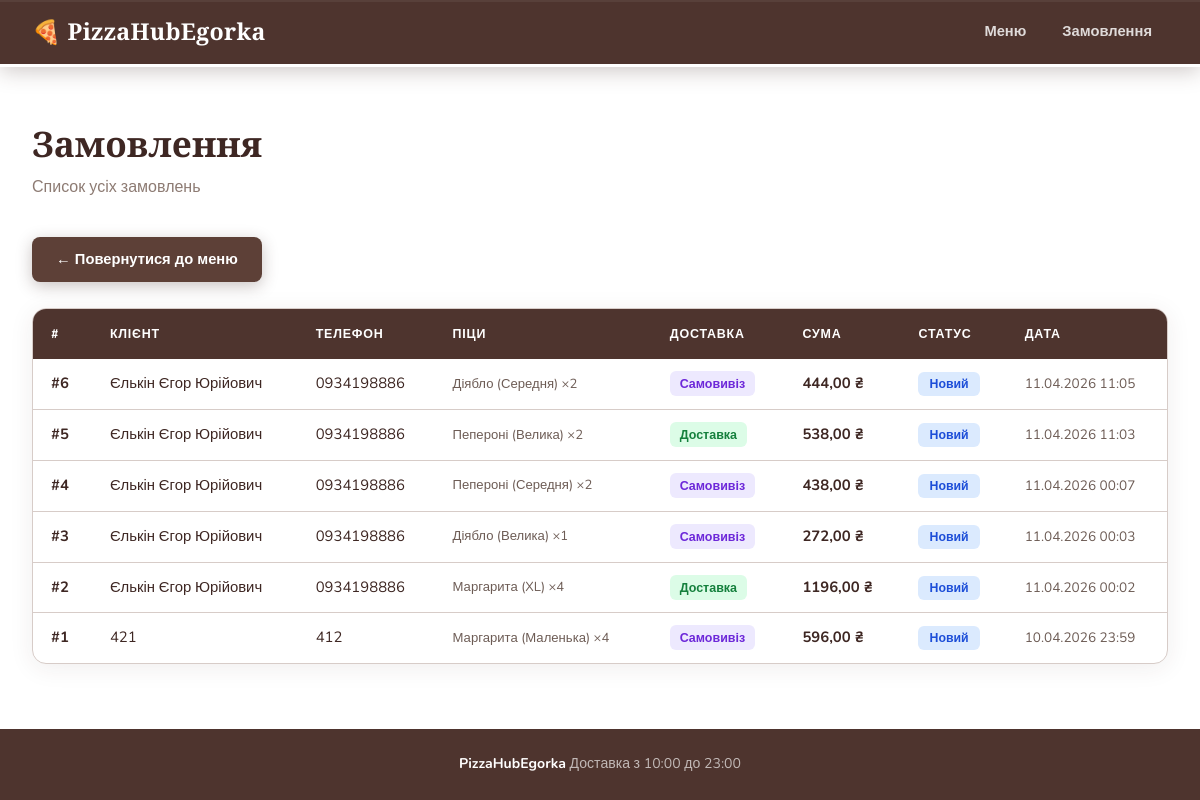
Screenshot of /orders/ with the database file from the repository.
### app/models.py (models this page shows, shortened)
class Order(models.Model):
    STATUS_CHOICES = [
        ('new', 'Новий'),
        ('confirmed', 'Підтверджено'),
        ('cooking', 'Готується'),
        ('delivery', 'В доставці'),
        ('done', 'Виконано'),
        ('cancelled', 'Скасовано'),
    ]
    DELIVERY_CHOICES = [
        ('delivery', 'Доставка'),
        ('pickup', 'Самовивіз'),
    ]
    full_name = models.CharField(max_length=150, verbose_name='Повне імʼя')
    phone = models.CharField(max_length=20, verbose_name='Телефон')
    email = models.EmailField(blank=True, verbose_name='Email')
    delivery_type = models.CharField(
        max_length=10,
        choices=DELIVERY_CHOICES,
        default='delivery',
        verbose_name='Тип отримання'
    )
    address = models.CharField(max_length=255, blank=True, verbose_name='Адреса доставки')
    notes = models.TextField(blank=True, verbose_name='Коментар до замовлення')
    status = models.CharField(max_length=10, choices=STATUS_CHOICES, default='new', verbose_name='Статус')
    total_price = models.DecimalField(max_digits=10, decimal_places=2, default=0, verbose_name='Сума замовлення')
    created_at = models.DateTimeField(auto_now_add=True, verbose_name='Створено')
    updated_at = models.DateTimeField(auto_now=True, verbose_name='Оновлено')
    class Meta:
        verbose_name = 'Замовлення'
        verbose_name_plural = 'Замовлення'
        ordering = ['-created_at']

class OrderItem(models.Model):
    SIZE_CHOICES = [
        ('small', 'Маленька'),
        ('medium', 'Середня'),
        ('large', 'Велика'),
        ('xl', 'XL'),
    ]
    order = models.ForeignKey(
        Order,
        on_delete=models.CASCADE,
        related_name='items',
        verbose_name='Замовлення'
    )
    pizza = models.ForeignKey(
        Pizza,
        on_delete=models.CASCADE,
        related_name='order_items',
        verbose_name='Піца'
    )
    size = models.CharField(max_length=10, choices=SIZE_CHOICES, default='medium', verbose_name='Розмір')
    quantity = models.PositiveIntegerField(default=1, verbose_name='Кількість')
    price = models.DecimalField(max_digits=8, decimal_places=2, verbose_name='Ціна за шт.')
    class Meta:
        verbose_name = 'Позиція замовлення'
        verbose_name_plural = 'Позиції замовлення'

class Pizza(models.Model):
    SIZE_CHOICES = [
        ('small', 'Маленька 25см'),
        ('medium', 'Середня 30см'),
        ('large', 'Велика 35см'),
        ('xl', 'XL 40см'),
    ]
    name = models.CharField(max_length=100, verbose_name='Назва')
    category = models.ForeignKey(
        Category,
        on_delete=models.SET_NULL,
        null=True,
        blank=True,
        related_name='pizzas',
        verbose_name='Категорія'
    )
    description = models.TextField(blank=True, verbose_name='Опис')
    ingredients = models.TextField(blank=True, verbose_name='Склад')
    image_url = models.URLField(blank=True, verbose_name='Фото (URL)')
    price_small = models.DecimalField(max_digits=8, decimal_places=2, verbose_name='Ціна маленька')
    price_medium = models.DecimalField(max_digits=8, decimal_places=2, verbose_name='Ціна середня')
    price_large = models.DecimalField(max_digits=8, decimal_places=2, verbose_name='Ціна велика')
    price_xl = models.DecimalField(max_digits=8, decimal_places=2, verbose_name='Ціна XL')
    is_spicy = models.BooleanField(default=False, verbose_name='Гостра')
    is_vegetarian = models.BooleanField(default=False, verbose_name='Вегетаріанська')
    is_available = models.BooleanField(default=True, verbose_name='Доступна')
    is_new = models.BooleanField(default=False, verbose_name='Новинка')
    class Meta:
        verbose_name = 'Піца'
        verbose_name_plural = 'Піци'

### app/views.py (the view)
# urls.py: path('orders/', views.order_list, name='order_list'),
def order_list(request):
    orders = Order.objects.prefetch_related('items__pizza').all()
    return render(request, 'order_list.html', {'orders': orders})

### pizzeria_project/context_processors.py (called while the page is built)
def static_version(request):
    return {
        'STATIC_VERSION': getattr(settings, 'STATIC_VERSION', 1),
    }

### templates/order_list.html (shortened to what this page needs)
{% extends 'base.html' %}
{% block content %}
<div class="main-content">
    <div class="page-header">
        <h1>Замовлення</h1>
        <p class="page-subtitle">Список усіх замовлень</p>
    </div>
    <div class="order-list-actions">
        <a href="{% url 'menu' %}" class="btn btn-primary">← Повернутися до меню</a>
    </div>
    {% if orders %}
    <div class="table-wrapper">
        <table class="orders-table">
            <thead>
                <tr>
                    <th>#</th><th>Клієнт</th><th>Телефон</th><th>Піци</th><th>Доставка</th><th>Сума</th><th>Статус</th><th>Дата</th>
                </tr>
            </thead>
            <tbody>
                {% for order in orders %}
                <tr>
                    <td><strong>#{{ order.pk }}</strong></td>
                    <td>{{ order.full_name }}</td>
                    <td>{{ order.phone }}</td>
                    <td><div class="order-items">{% for item in order.items.all %}<span>{{ item.pizza.name }} ({{ item.get_size_display }}) ×{{ item.quantity }}</span>{% endfor %}</div></td>
                    <td><span class="delivery-badge delivery-badge--{{ order.delivery_type }}">{% if order.delivery_type == 'delivery' %}Доставка{% else %}Самовивіз{% endif %}</span></td>
                    <td><strong>{{ order.total_price }} ₴</strong></td>
                    <td><span class="status-badge status-badge--{{ order.status }}">{{ order.get_status_display }}</span></td>
                    <td style="font-size:0.85rem; color:var(--gray)">{{ order.created_at|date:"d.m.Y H:i" }}</td>
                </tr>
                {% endfor %}
            </tbody>
        </table>
    </div>
    {% else %}
    <div class="empty-state">
        <span class="empty-emoji"></span>
        <p>Замовлень ще немає</p>
        <a href="{% url 'menu' %}" class="btn btn-primary">Зробити перше замовлення</a>
    </div>
    {% endif %}
</div>
{% endblock %}

### templates/base.html (shortened to what this page needs)
<!DOCTYPE html>
<html lang="uk">
<head>
    {% load static %}
    <link rel="stylesheet" href="{% static 'css/style.css' %}?v={{ STATIC_VERSION }}">
</head>
<body>
    <nav class="navbar">
        <div class="navbar-inner">
            <a href="{% url 'menu' %}" class="navbar-brand">🍕 PizzaHubEgorka</a>
            <ul class="navbar-links">
                <li><a href="{% url 'menu' %}">Меню</a></li>
                <li><a href="{% url 'order_list' %}">Замовлення</a></li>
            </ul>
        </div>
    </nav>
    <main>
        {% block content %}{% endblock %}
    </main>
    <footer class="footer">
        <p> <strong>PizzaHubEgorka</strong> Доставка з 10:00 до 23:00</p>
    </footer>
</body>
</html>

### static/css/style.css (style rules this page uses)
*, *::before, *::after { box-sizing: border-box; margin: 0; padding: 0; }
:root { --brown: #4e342e; --brown-mid: #6d4c41; --brown-light: #8d6e63; --brown-pale: #efebe9; --brown-border: #d7ccc8; --cream: #faf8f6; --accent: #5d4037; --accent-hover: #3e2723; --dark: #3e2723; --text: #3e2723; --gray: #6d5c55; --muted: #8d7b73; --white: #ffffff; --shadow: 0 4px 24px rgba(62, 39, 35, 0.08); --shadow-hover: 0 12px 40px rgba(62, 39, 35, 0.12); --radius: 14px; }
body { font-family: 'Nunito', sans-serif; background-color: var(--white); color: var(--text); line-height: 1.6; min-height: 100vh; display: flex; flex-direction: column; }
a { text-decoration: none; color: inherit; }
ul { list-style: none; }
.navbar { background: var(--brown); padding: 0 32px; position: sticky; top: 0; z-index: 100; box-shadow: 0 2px 0 rgba(255,255,255,0.06) inset, 0 4px 20px rgba(62, 39, 35, 0.25); border-bottom: 3px solid var(--white); }
.navbar-inner { max-width: 1200px; margin: 0 auto; display: flex; align-items: center; justify-content: space-between; height: 64px; }
.navbar-brand { font-family: 'Playfair Display', serif; font-size: 1.45rem; font-weight: 800; color: var(--white); letter-spacing: 0.3px; }
.navbar-links { display: flex; gap: 4px; }
.navbar-links a { color: rgba(255,255,255,0.82); padding: 7px 16px; border-radius: 8px; font-size: 0.92rem; font-weight: 700; transition: all 0.2s; }
.main-content { max-width: 1200px; margin: 0 auto; padding: 48px 32px; width: 100%; flex: 1; }
.page-header { margin-bottom: 36px; }
.page-header h1 { font-family: 'Playfair Display', serif; font-size: 2.2rem; font-weight: 800; color: var(--dark); margin-bottom: 4px; }
.page-subtitle { color: var(--muted); font-size: 1rem; }
.btn { display: inline-block; padding: 11px 24px; border-radius: 8px; font-size: 0.92rem; font-weight: 800; font-family: 'Nunito', sans-serif; cursor: pointer; border: none; transition: all 0.2s; text-align: center; }
.btn-primary { background: var(--accent); color: var(--white); box-shadow: 0 4px 16px rgba(62, 39, 35, 0.28); }
.table-wrapper { background: var(--white); border-radius: 14px; box-shadow: var(--shadow); overflow: hidden; border: 1px solid var(--brown-border); }
.orders-table { width: 100%; border-collapse: collapse; font-size: 0.93rem; }
.orders-table th { background: var(--brown); color: var(--white); padding: 15px 18px; text-align: left; font-weight: 800; font-size: 0.78rem; text-transform: uppercase; letter-spacing: 0.8px; }
.orders-table td { padding: 13px 18px; border-bottom: 1px solid var(--brown-border); vertical-align: middle; }
.orders-table tr:last-child td { border-bottom: none; }
.status-badge { padding: 4px 11px; border-radius: 6px; font-size: 0.77rem; font-weight: 800; }
.status-badge--new { background: #dbeafe; color: #1d4ed8; }
.delivery-badge { font-size: 0.78rem; padding: 4px 10px; border-radius: 6px; font-weight: 700; }
.delivery-badge--delivery { background: #dcfce7; color: #15803d; }
.delivery-badge--pickup { background: #ede9fe; color: #6d28d9; }
.order-items { font-size: 0.82rem; color: var(--gray); }
.order-items span { display: inline-block; margin-right: 6px; }
.order-list-actions { margin-bottom: 26px; }
.footer { background: var(--brown); color: rgba(255,255,255,0.65); text-align: center; padding: 24px; font-size: 0.88rem; margin-top: auto; border-top: 3px solid var(--white); }
.footer strong { color: var(--white); }

### rows the page displays
Order: pk "6", full_name "Єлькін Єгор Юрійович", phone "0934198886", delivery_type "Самовивіз", total_price "444,00", status "Новий", created_at "11.04.2026 11:05"
OrderItem: pizza.name "Діябло", size "Середня", quantity "2"
Order: pk "5", full_name "Єлькін Єгор Юрійович", phone "0934198886", delivery_type "Доставка", total_price "538,00", status "Новий", created_at "11.04.2026 11:03"
OrderItem: pizza.name "Пепероні", size "Велика", quantity "2"
Order: pk "4", full_name "Єлькін Єгор Юрійович", phone "0934198886", delivery_type "Самовивіз", total_price "438,00", status "Новий", created_at "11.04.2026 00:07"
OrderItem: pizza.name "Пепероні", size "Середня", quantity "2"
Order: pk "3", full_name "Єлькін Єгор Юрійович", phone "0934198886", delivery_type "Самовивіз", total_price "272,00", status "Новий", created_at "11.04.2026 00:03"
OrderItem: pizza.name "Діябло", size "Велика", quantity "1"
Order: pk "2", full_name "Єлькін Єгор Юрійович", phone "0934198886", delivery_type "Доставка", total_price "1196,00", status "Новий", created_at "11.04.2026 00:02"
OrderItem: pizza.name "Маргарита", size "XL", quantity "4"
Order: pk "1", full_name "421", phone "412", delivery_type "Самовивіз", total_price "596,00", status "Новий", created_at "10.04.2026 23:59"
OrderItem: pizza.name "Маргарита", size "Маленька", quantity "4"
